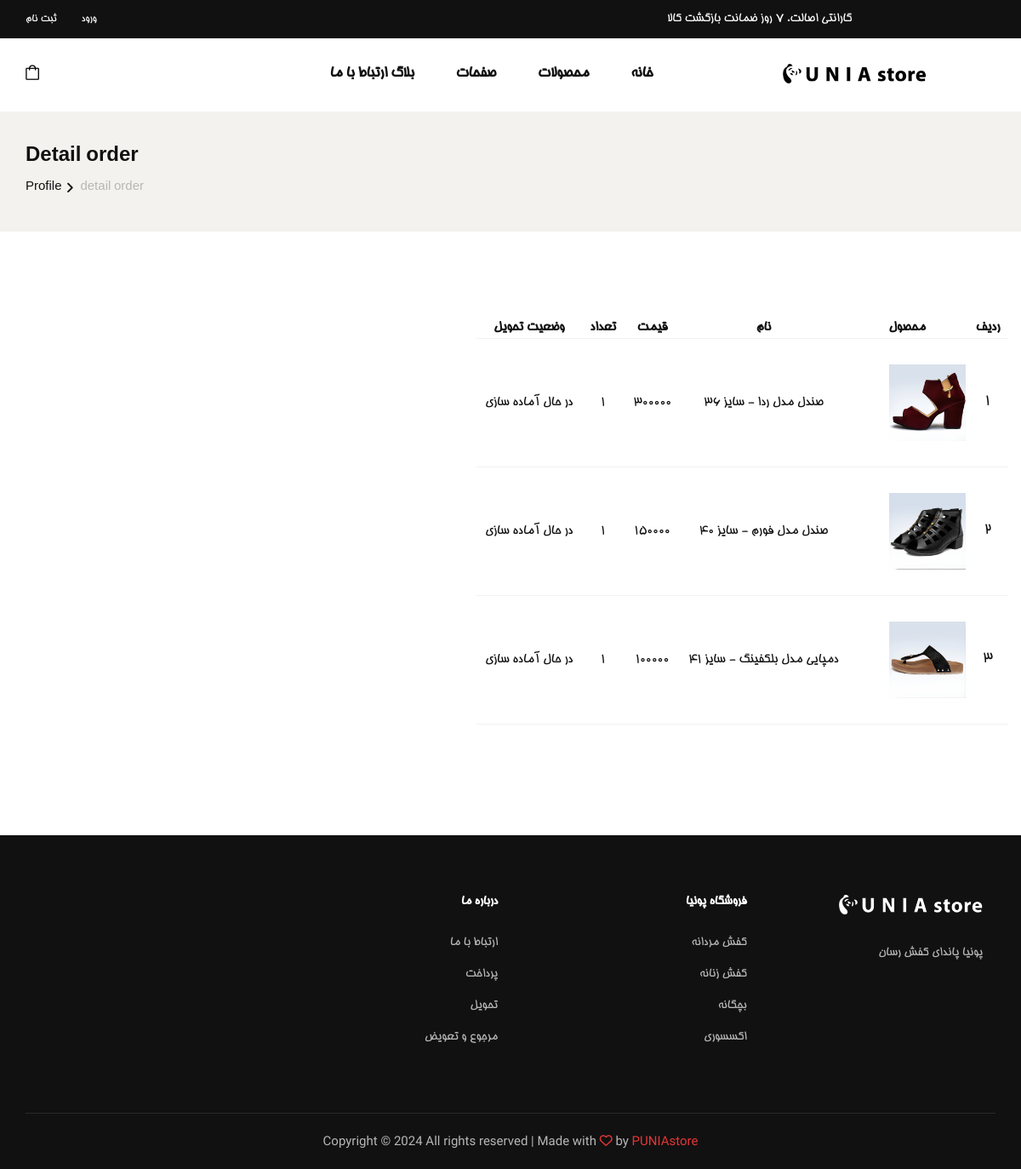
Screenshot of /detailorder/34 with the database file from the repository.
### shop/models.py (models this page shows, shortened)
class OrderItem(models.Model):
    order = models.ForeignKey(Order, on_delete=models.CASCADE)
    variantProduct = models.ForeignKey(
        VariantProduct, null=True, on_delete=models.CASCADE)
    price = models.IntegerField(null=True, blank=True)
    quantity = models.IntegerField(null=True,blank=True,default=1)
    status = models.IntegerField(choices=orderItemChoices, default=1)

class VariantProduct(models.Model):
    product = models.ForeignKey(Product, on_delete=models.CASCADE)
    quantity = models.IntegerField(default=0)
    dkpc = models.CharField(unique=True, max_length=12, null=True, blank=True)
    size = models.IntegerField()
    mainPrice = models.IntegerField()
    discountPrice = models.IntegerField(null=True, blank=True)
    def __str__(self):
        return f'{self.product} - سایز {self.size}'

class Product(models.Model):
    name = models.CharField(max_length=50)
    desciption = models.TextField(max_length=300, null=True, blank=True)
    category = models.ManyToManyField(Category)
    dkp = models.CharField(unique=True, max_length=12, null=True, blank=True)
    createDate = models.DateField(null=True)
    averageRating = models.FloatField(null=True, blank=True , default=0.0)
    ratingCount = models.IntegerField(null=True, blank=True , default=0)
    cover = models.ImageField(
        upload_to='images/', default=None, blank=True, null=True)
    def __str__(self):
        return self.name

### shop/views.py (the view)
# urls.py: path('detailorder/<int:orderId>', views.detailorder, name='detailorder'),
def detailorder(request,orderId):
    if request.method == 'POST':
        try:
            print('\033[91m' + "print:  " + str(request.POST) + '\033[0m')
        except:
            pass
    else:
        orderItems=OrderItem.objects.filter(order=orderId)
        context={'orderItems':orderItems}
    return render(request,'shop/detailorder.html',context)

### shop/templates/shop/detailorder.html
{% extends 'base.html' %}
{% load humanize %}
{%load mathfilters %}
{% block content %}
<section class="breadcrumb-option">
    <div class="container">
        <div class="row">
            <div class="col-lg-12">
                <div class="breadcrumb__text">
                    <h4>Detail order</h4>
                    <div class="breadcrumb__links">
                        <a href="#">Profile</a>
                        <span>detail order</span>
                    </div>
                </div>
            </div>
        </div>
    </div>
</section>
<section class="shopping-cart spad" style="direction:rtl;text-align: right;">
    <div class="container">
        <div class="row">
            <div class="shopping__cart__table">
                <table>
                    <thead>
                        <tr style="text-align: center;">
                            <th style="padding-left: 10px;padding-right: 10px;padding-bottom: 0px;">ردیف</th>
                            <th style="padding-left: 10px;padding-right: 10px;padding-bottom: 0px;">محصول</th>
                            <th style="padding-left: 10px;padding-right: 10px;padding-bottom: 0px;">نام</th>
                            <th style="padding-left: 10px;padding-right: 10px;padding-bottom: 0px;">قیمت</th>
                            <th style="padding-left: 10px;padding-right: 10px;padding-bottom: 0px;">تعداد</th>
                            <th style="padding-left: 10px;padding-right: 10px;padding-bottom: 0px;">وضعیت تحویل</th>
                        </tr>
                    </thead>
                    <tbody>
                        {%for item in orderItems%}
                        <tr style="text-align: center;">
                                <td class="product__cart__item__text" style="padding-left: 10px;padding-right: 10px;">
                                    <h5>{{forloop.counter}}</h5>
                                </td>
                                <td calss="product__cart__item" style="padding-left: 50px;" >
                                    <div class="product__cart__item__pic" style="  height: 90px;width: 90px;">
                                        <img src={{item.variantProduct.product.cover.url}} alt="">
                                    </div>
                                </td>
                                <td class="product__cart__item__text" style="padding-left: 10px;padding-right: 10px;">
                                    <h6>{{item.variantProduct}}</h6>
                                </td>
                                <td class="product__cart__item__text" style="padding-left: 10px;padding-right: 10px;">
                                    <h6>{{item.price}}</h6>
                                </td>
                                <td class="product__cart__item__text" style="padding-left: 10px;padding-right: 10px;">
                                    <h6 >{{item.quantity}}</h6>
                                </td>
                                <td class="product__cart__item__text" style="padding-left: 10px;padding-right: 10px;">
                                    <h6>{{item.get_status_display}}</h6>
                                </td>
                        </tr>
                        {%endfor%}
                    </tbody>
                </table>
            </div>
        </div>
    </div>
</section>
{%endblock%}

### onlineshop/static/css/style.css (style rules this page uses)
html, body { height: 100%; font-family: "Bhoma", Arial, Helvetica, sans-serif; -webkit-font-smoothing: antialiased; }
h1, h2, h3, h4, h5, h6 { margin: 0; color: #111111; font-weight: 400; font-family: "Bhoma", Arial, Helvetica, sans-serif; }
h4 { font-size: 24px; }
h5 { font-size: 18px; }
h6 { font-size: 16px; }
img { max-width: 100%; }
.spad { padding-top: 100px; padding-bottom: 100px; }
.breadcrumb-option { background: #f3f2ee; padding: 40px 0; }
.breadcrumb__text h4 { color: #111111; font-weight: 700; margin-bottom: 8px; }
.breadcrumb__links a { font-size: 15px; color: #111111; margin-right: 18px; display: inline-block; position: relative; }
.breadcrumb__links a:after { position: absolute; right: -14px; top: 0; content: ""; font-family: "FontAwesome"; }
.breadcrumb__links span { font-size: 15px; color: #b7b7b7; display: inline-block; }
.shopping__cart__table { margin-bottom: 30px; }
.shopping__cart__table table { width: 100%; }
.shopping__cart__table table thead { border-bottom: 1px solid #f2f2f2; }
.shopping__cart__table table thead tr th { color: #111111; font-size: 16px; font-weight: 700; text-transform: uppercase; padding-bottom: 25px; }
.shopping__cart__table table tbody tr { border-bottom: 1px solid #f2f2f2; }
.shopping__cart__table table tbody tr td { padding-bottom: 30px; padding-top: 30px; }
@media only screen and (min-width: 1200px) { .container { max-width: 1170px; } }

### rows the page displays
OrderItem: variantProduct.product.cover (picture), variantProduct "صندل مدل ردا - سایز 36", price "300000", quantity "1", status "در حال آماده سازی"
OrderItem: variantProduct.product.cover (picture), variantProduct "صندل مدل فورم - سایز 40", price "150000", quantity "1", status "در حال آماده سازی"
OrderItem: variantProduct.product.cover (picture), variantProduct "دمپایی مدل بلکفینگ - سایز 41", price "100000", quantity "1", status "در حال آماده سازی"
